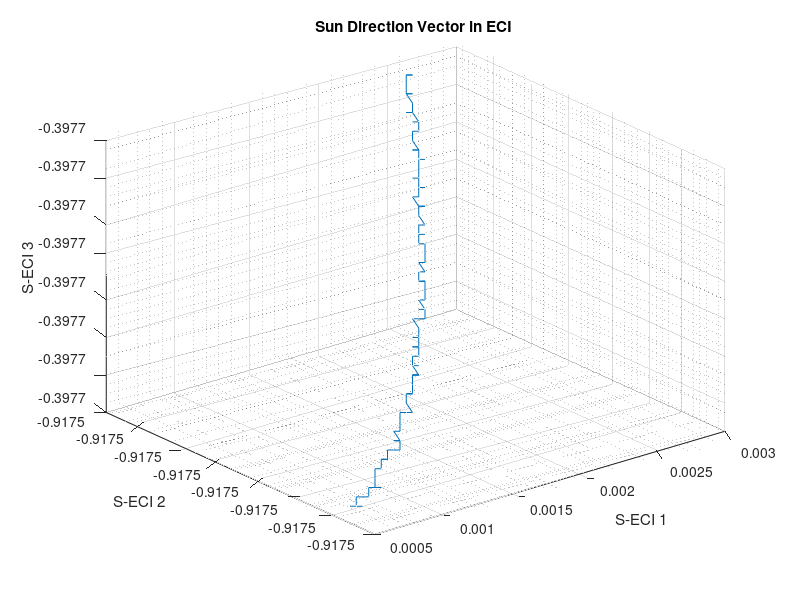

Write the MATLAB code that produced this figure.
clc
clear

n= 9;
period= 10000;
dt= 1;
iteration_number= period/dt;

year= 2023;
month= 12;
day= 22;
second= 00;
min= 27;
hour= 4;

JD= zeros(1,iteration_number);

% Julian date

for i= 0 : iteration_number-1
    if  second/60 >= 1
        min= min + 1;
    end

    if  min/60 >= 1
        hour= hour + 1;
    end

    if second >= 60    
       second= 0;
    end

    if min >= 60
        min= 0;
    end

    if hour >= 24
        hour= 0;
    end

    JD(i+1)= 367*year - fix((7*(year + fix((month + 9)/12))/4)) + fix(275*month/9) + ((hour + min/60 + second/3600)/24) + day + 1721013.5;

    second = second + dt;
end

T_UT1= (JD - 2451545)/36525;

% The mean longitude of the sun

delta_M_Sun= 280.460 + 36000.770*T_UT1;

T_TDB= T_UT1;

% The mean anomaly of the sun

M_Sun= 357.5277233 + 35999.05034*T_TDB;

% The ecliptic longitude of the sun

delta_ecliptic= delta_M_Sun + 1.914666471*sind(M_Sun) + 0.019994643*sin(2*M_Sun);

% The linear model of the ecliptic of the sun

E= 23.439291 - 0.0130042*T_TDB;

% The unit sun vector is given in the ECI frame

S_ECI= [cosd(delta_ecliptic); sind(delta_ecliptic).*cosd(E); sind(delta_ecliptic).*sind(E)];

plot3(S_ECI(1,:), S_ECI(2,:), S_ECI(3,:));
title('Sun Direction Vector in ECI');
xlabel('S-ECI 1');
ylabel('S-ECI 2');
zlabel('S-ECI 3');
grid on;
grid minor;





